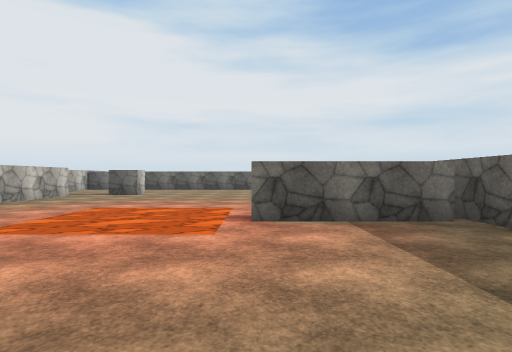
view 1 (above)

16 first-person views from a walk through a scene from a Unity 3-D project. The camera is 1.4 m above the floor, looks level and sees 80° across. The floor is counted in squares, 2 m on a side. Each view is taken from the middle of a square. On the plan, view 1 faces up. The plan holds only what a view shows up to about 10 squares ahead; the rest is blank. The place goes on beyond the plan. The player is left out. Surface patterns are stand-ins for the level's own textures.

view 2
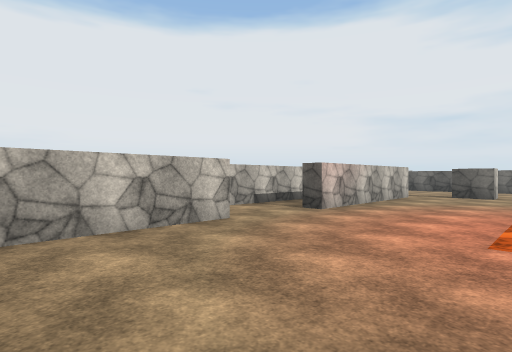

view 3
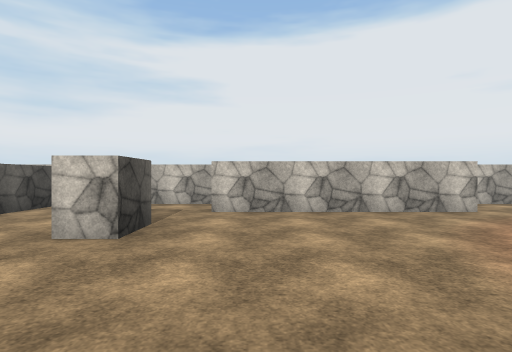

view 4
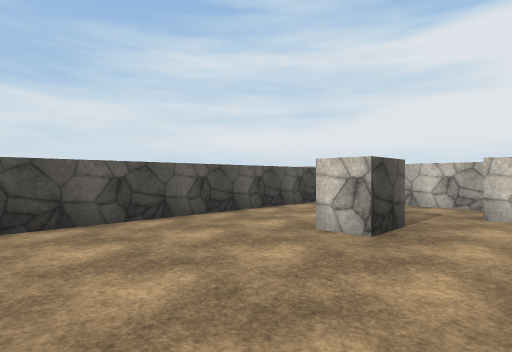

view 5
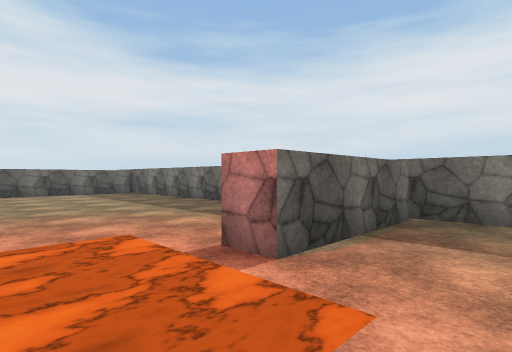

view 6
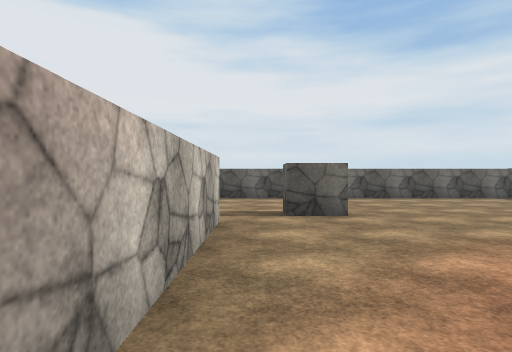

view 7
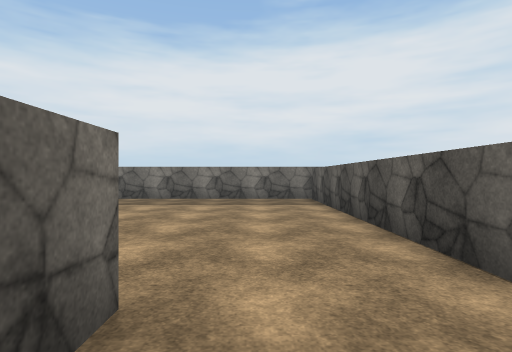

view 8
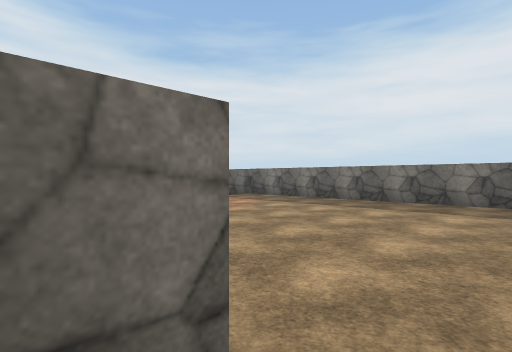

view 9
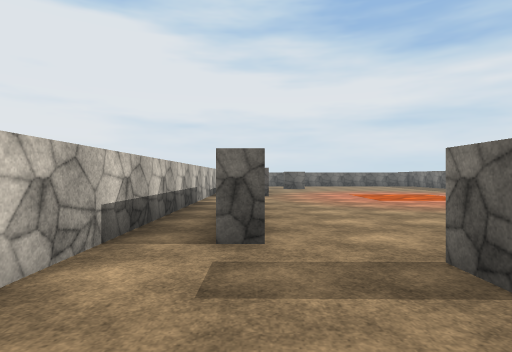

view 10
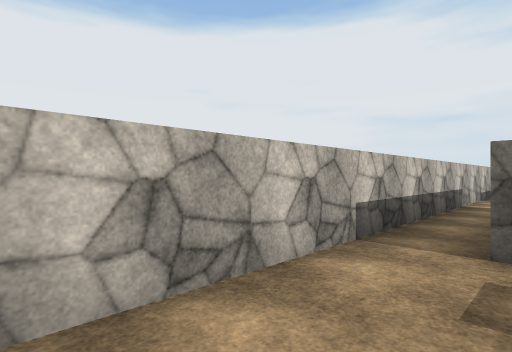

view 11
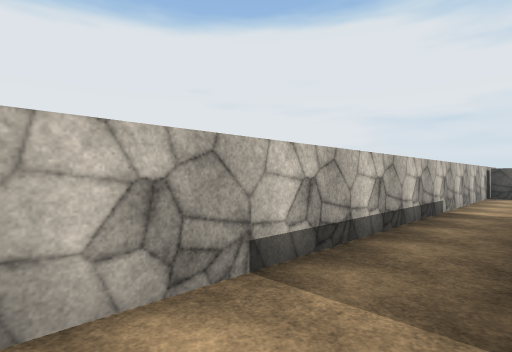

view 12
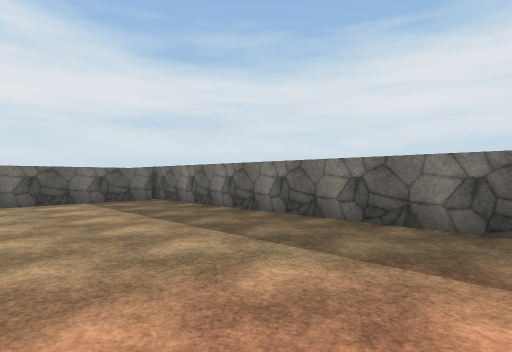

view 13
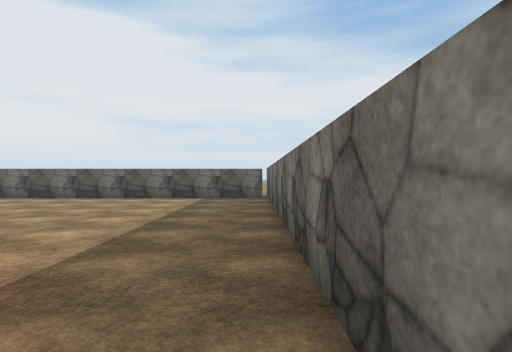

view 14
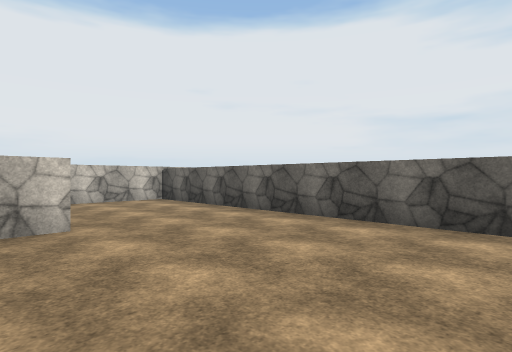

view 15
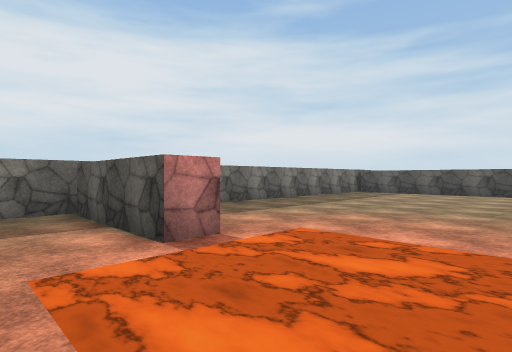

view 16
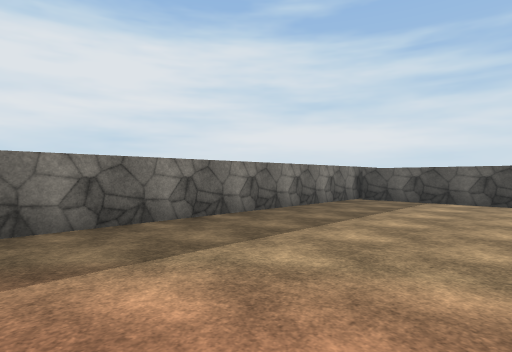

### Floor plan
Key: @ floor where view 1 was taken; # wall or solid block; . floor; ≈ lava the walk keeps out of.
Columns run from 9 left of view 1 to 4 right of it. Each row starts with its distance up from view 1.
 16 ##############
 15 #............#
 14 #............#
 13 #............#
 12 #...#........#
 11 #............#
 10 #.#..........#
  9 #.#..........#
  8 #.#..........#
  7 #.#..........#
  6 #.#...≈≈≈....#
  5 #.....≈≈≈#####
  4 #.....≈≈≈....#
  3 #.#..........#
  2 #.#..........#
  1 #.#..........#
  0 #.#......@...#
 -1 #.#..........#
 -2 #............#
 -3 #...#........#
 -4 #............#
 -5 #............#
 -6 ##############

Positions as (right, up) in squares from view 1, and headings:
1: (0, 0), facing up
2: (-3, 0), facing up-left
3: (-1, -1), facing left
4: (-1, -1), facing down-left
5: (-2, 3), facing up-right
6: (-6, 6), facing up
7: (-6, -4), facing right
8: (-5, -4), facing up-right
9: (-7, -5), facing up
10: (-7, -5), facing up-left
11: (-7, 4), facing up-left
12: (-1, 7), facing up-right
13: (3, 6), facing up
14: (0, 11), facing up-left
15: (-3, 7), facing down-right
16: (-1, 3), facing down-right
